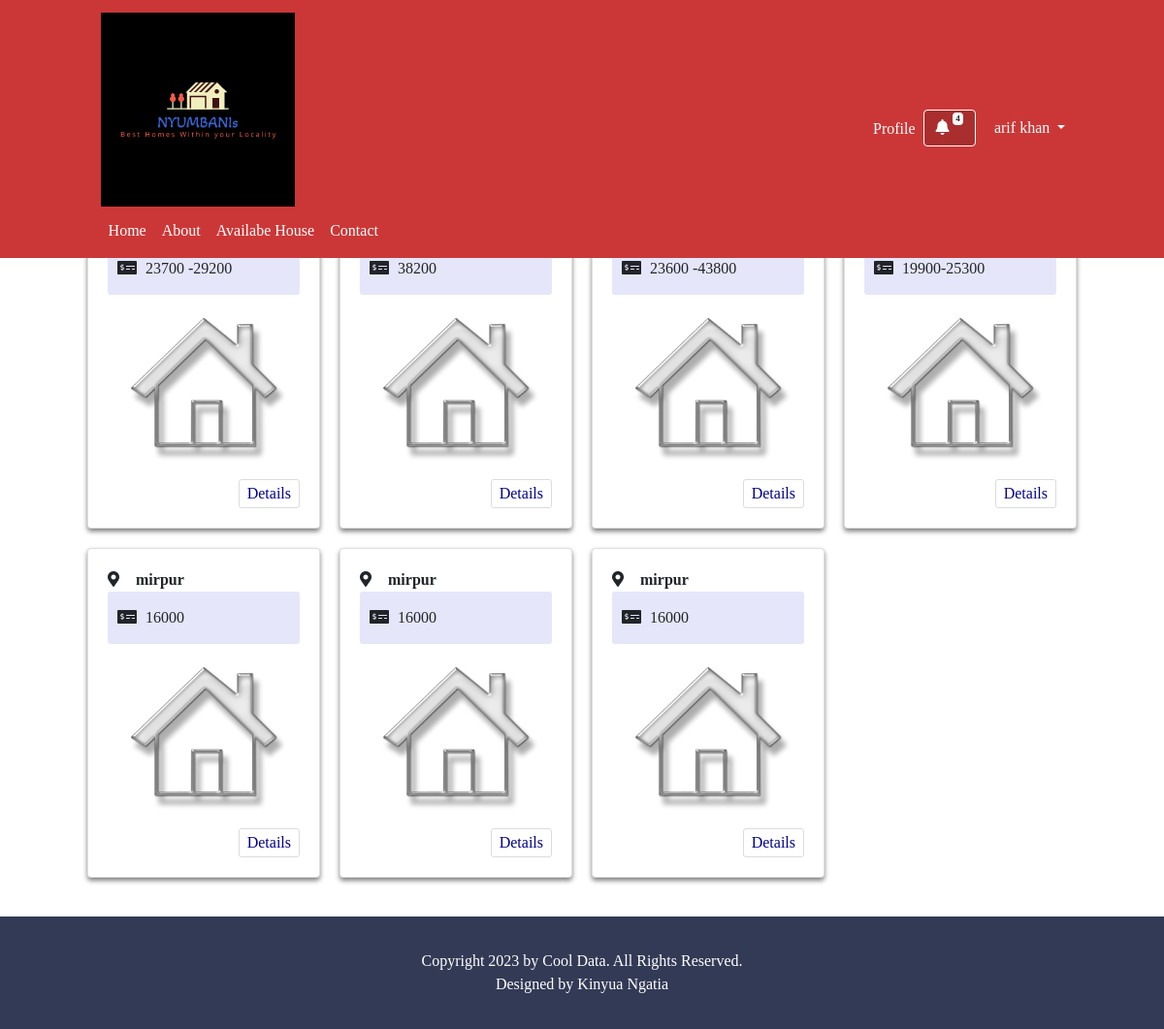
/availablehouse.php (signed in), run on the app's committed database.
### tables this page shows
CREATE TABLE `tbl_house` (
  `id` int(50) NOT NULL,
  `owner_id` int(50) NOT NULL,
  `tenant_id` int(50) NOT NULL,
  `address` text NOT NULL,
  `road_no` varchar(252) NOT NULL,
  `house_no` varchar(252) NOT NULL,
  `rental_value` varchar(50) NOT NULL,
  `house_type` varchar(50) NOT NULL,
  `floor` varchar(252) NOT NULL,
  `bedroom` varchar(50) NOT NULL,
  `dinning_room` varchar(52) NOT NULL,
  `bathroom` varchar(50) NOT NULL,
  `kitchen` varchar(52) NOT NULL,
  `balconies` varchar(52) NOT NULL,
  `description` text NOT NULL,
  `active_status` int(11) NOT NULL,
  `img_1` varchar(252) NOT NULL,
  `img_2` varchar(252) NOT NULL,
  `img_3` varchar(252) NOT NULL
);

### Controller/baseController.php (called while the page is built, shortened)
<?php
  include_once 'lib/Database.php';
  class Basecontroller
  {
    public function __construct()
    {
      $this->db = new Database();
    }
  }
 ?>

### lib/Database.php (called while the page is built, shortened)
<?php
  class Database
  {
    private $hostdb = 'localhost';
    private $userdb = 'root1';
    private $passdb = 'root1234';
    private $namedb = 'houserent';
    function __construct()
    {
      if (!isset($link)) {
        try {
          $pdo = new PDO("mysql:host=".$this->hostdb.";dbname=".$this->namedb,$this->userdb,$this->passdb);
          $pdo->setAttribute(PDO::ATTR_ERRMODE, PDO::ERRMODE_EXCEPTION);
          $pdo->exec("SET CHARACTER SET utf8");
          $this->link = $pdo;
        } catch (PDOException $e) {
          die("Failed to Connect with Database.".$e->getMessage());
        }
      }
    }
  }
 ?>

### Controller/Homecontroller.php (called while the page is built, shortened)
<?php
  include_once 'Controller/baseController.php';
  class Homecontroller extends Basecontroller
  {
    public function gethomeDetails(){
      $sql = 'select * from tbl_house where active_status = :active_status order by id DESC';
      $query = $this->db->link->prepare($sql);
      $query->bindValue(':active_status',0);
      $query->execute();
      $result = $query->fetchAll();
      return $result;
    }
  }

### availablehouse.php (the view, shortened to what this page needs)
<?php
  include 'inc/header.php';
  include 'inc/navbar.php';
  include_once 'Controller/Homecontroller.php';
 ?>
<div class="available_page_area">
<?php
  $home = new Homecontroller();
  $data = $home->gethomeDetails();
 ?>
  <div class="available_page_main container">
    <div class="search_house">
      <div class="search_house_inner card">
        <div class="well search_card card-body">
          <form class="search_house_form" action="<?php echo $_SERVER['PHP_SELF']; ?>" method="post">
            <div id="range">
              <label for="input_range">Price range:</label>
            </div>
          </form>
        </div>
      </div>
    </div>
    <div class="all_houses row">
<?php
  foreach ($data as $value) {
 ?>
      <div class="single_houses card">
        <div class="single_house_inner card-body">
          <div class="house_title">
            <p style="font-weight:600;">  <i class="fas fa-map-marker-alt"></i> <?php echo $value['address']; ?> </p>
            <p class="rent"> <i class="fas fa-money-check-alt"></i> <?php echo $value['rental_value']; ?> </p>
          </div>
          <div class="house_img">
            <img src="assets/images/house/house29.png" alt="House">
          </div>
          <a href="housedetails.php?house_id=<?php echo $value['id']; ?>">Details</a>
        </div>
      </div>
<?php } ?>
    </div>
  </div>
</div>
<?php
  include 'inc/footer.php';
 ?>

### assets/css/style.css (style rules this page uses)
.container { padding: 0px; max-width: 85%; }
body { font-family: poppins; }
h1,h2,h3,h4,h5,p,ul,.row { padding: 0px; margin: 0px; }
.single_house_inner p i { min-width: 25px; }
.single_house_inner a { padding: 2px 8px; border: 1px solid gainsboro; border-radius: 3px; color: darkblue; float: right; margin-top: 10px; transition: 0.4s; }
.house_img { height: 180px; width: 180px; margin: 0px auto; }
.house_img img { height: 100%; width: 100%; }
.all_houses { display: grid; grid-template-columns: auto auto auto auto; grid-column-gap: 20px; grid-row-gap: 20px; }
.single_houses { box-shadow: 0px 3px 5px 0px grey; transition: 0.4s; cursor: pointer; }
.available_page_main { padding: 5px 0px 40px 0px; }
.available_page_area { margin-top: 80px; }
.rent { background-color: lavender; padding: 15px 10px; border-radius: 3px; }
.search_house_form { display: grid; grid-template-columns: auto auto auto auto; grid-column-gap: 20px; }
.search_house_inner { margin-bottom: 30px; }
.search_card { background-color: whitesmoke; box-shadow: 0px 0px 4px 1px grey; }

### data on the page
tbl_house: rental_value "23700 -29200"
tbl_house: rental_value "38200"
tbl_house: rental_value "23600 -43800"
tbl_house: rental_value "19900-25300"
tbl_house: address "mirpur", rental_value "16000"
tbl_house: address "mirpur", rental_value "16000"
tbl_house: address "mirpur", rental_value "16000"

### other printed values
count($allmsg) "4"
Session::get('fname') "arif"
Session::get('lname') "khan"
